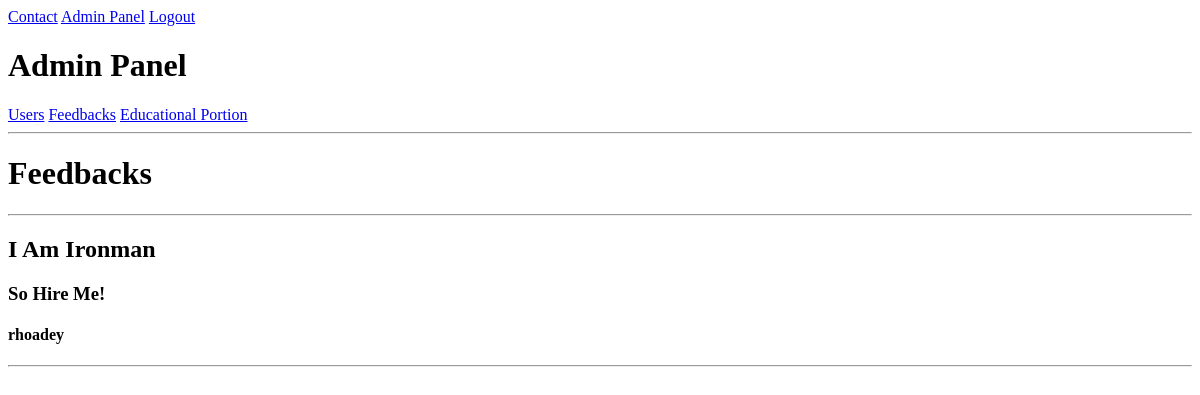
Page /admin_panel/feedbacks (signed in) on the earlier database version.
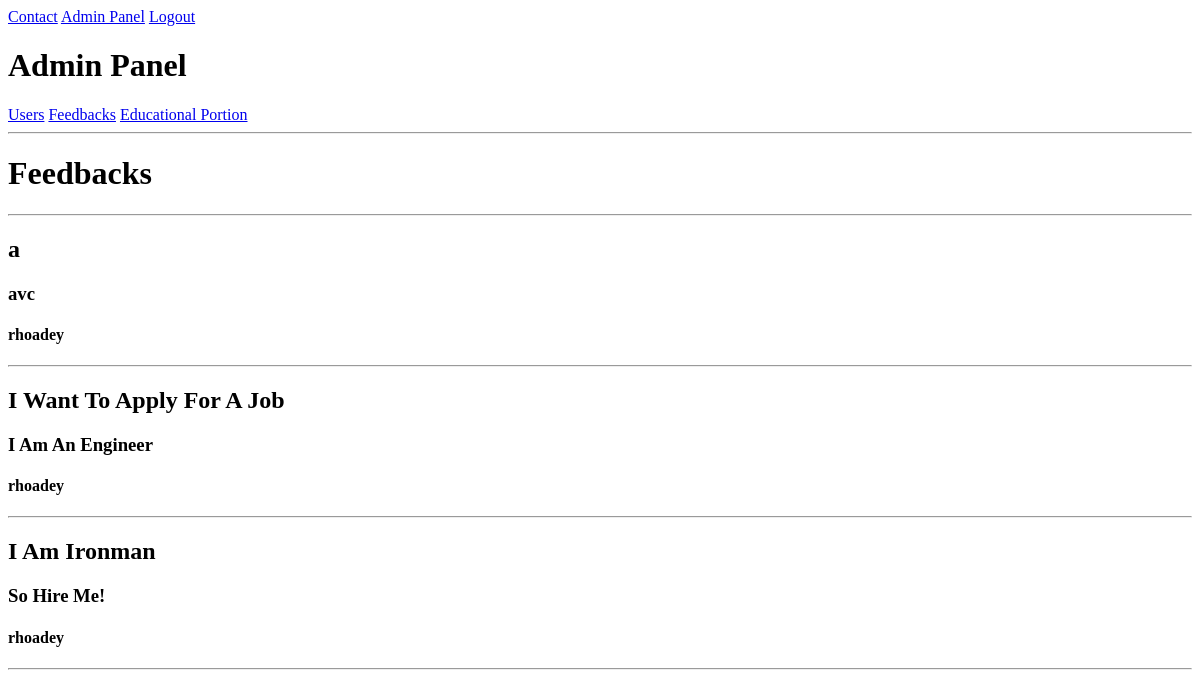
Same page on the later database version.
### game/models.py (models this page shows)
class Feedback(models.Model):
    subject = models.CharField(max_length=255)
    message = models.TextField()
    given_by = models.ForeignKey(User, on_delete=models.CASCADE)
    dealt_with = models.BooleanField()
    created = models.DateTimeField(auto_now_add=True)

### game/views.py (the view)
# urls.py: path("admin_panel/feedbacks", views.admin_panel_feedbacks_view, name="admin_panel_feedbacks"),
def admin_panel_feedbacks_view(request):
    if not request.user.is_superuser and not request.user.is_staff:
        return redirect("home")
    feedbacks = Feedback.objects.order_by("dealt_with").order_by("-created")
    context = {"feedbacks": feedbacks}
    return render(request, "admin_panel/feedbacks.html", context)

### game/templates/admin_panel/feedbacks.html (shortened to what this page needs)
{% extends "layout.html" %} {% block content %} {% include "./admin_nav.html" %}
<h1>Feedbacks</h1>
<hr />
{% for feedback in feedbacks %}
<h2>{{feedback.subject}}</h2>
<h3>{{feedback.message}}</h3>
<h4>{{feedback.given_by.username}}</h4>
<hr />
{% endfor %} {% endblock content %}

### templates/layout.html (shortened to what this page needs)
<!DOCTYPE html>
{% load static %}
<html lang="en">
	<head>
		<link rel="stylesheet" href="{% static 'style.css' %}" />
	</head>
	<body>
		{% include "navigation.html" %} {% block content %}{% endblock content %}
	</body>
</html>

### templates/navigation.html
<nav>
	{% if request.user.is_authenticated %}
	<a href="{% url 'contact' %}">Contact</a>
	{% if request.user.is_superuser or request.user.is_staff %}
	<a href="{% url 'admin_panel_users' %}">Admin Panel</a>
	{% endif %}
	<a href="{% url 'logout' %}">Logout</a>
	{% else %}
	<a href="{% url 'register' %}">Register</a>
	<a href="{% url 'login' %}">Login</a>
	{% endif %}
</nav>

### game/templates/admin_panel/admin_nav.html
<h1>Admin Panel</h1>
<nav>
	<a href="{% url 'admin_panel_users' %}">Users</a>
	<a href="{% url 'admin_panel_feedbacks' %}">Feedbacks</a>
	<a href="{% url 'words' %}">Educational Portion</a>
</nav>
<hr />

Differences in the rows shown:
added Feedback: subject "a", message "avc", given_by.username "rhoadey"
added Feedback: subject "I Want To Apply For A Job", message "I Am An Engineer", given_by.username "rhoadey"
